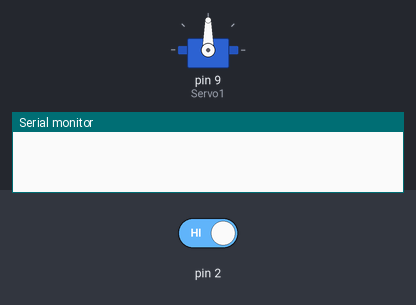
This sketch was run on a simulated Arduino Uno, built with avr-gcc and run on an emulated ATmega328P. Shown: servo, the last lines printed to the serial monitor. The inputs (shaded band) are chosen by the test bench; at power-on: pin 2 HIGH.

Above: at 2.2 s.
2.3 s: pin 2 driven LOW
At 2.75 s:
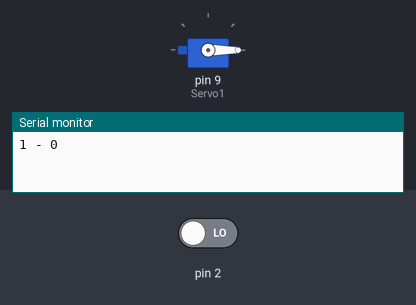
Timing chart, 0 to 5.3 s (numbered marks = the images above; inputs shaded):
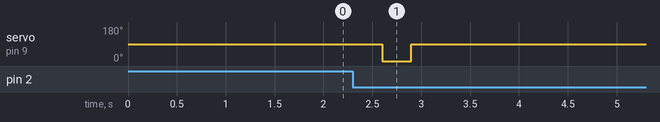

Measured:
- after the input at 2.3 s, servo on pin 9 (Servo1): 90° → 0° after 0.30 s, → 90° 0.30 s later

The sketch:

Bola_Teimosa.ino
```cpp
/*
  Bola Teimosa

  Projeto usando Chave Ótica e Servo Motor.


*/
#include <Servo.h>

volatile int state1 = HIGH;
volatile int state2 = HIGH;

long CONTA1 = 0;
long CONTA2 = 0;

String msg;

Servo Servo1;

void setup() {
  Serial.begin(9600);

  Servo1.attach(9);
  Servo1.write(90);
  delay(1000);

  attachInterrupt(0, blink1, FALLING);
  //attachInterrupt(1, blink2, RISING);

}

void loop() {
  msg = "";

  if (state1 == LOW) {
      CONTA1+=1;
      state1 = HIGH;
      msg = String(CONTA1) + " - " + String(CONTA2);
      Serial.println(msg);
      delay(300);
      Servo1.write(0);
      delay(300);
      Servo1.write(90);

  }

  if (state2 == LOW) {
      CONTA2+=1;
      state2 = HIGH;
      msg = String(CONTA1) + " - " + String(CONTA2);
      Serial.println(msg);
  }


}


void blink1() {
  state1 = LOW;
}

void blink2() {
  state2 = LOW;
}
```
